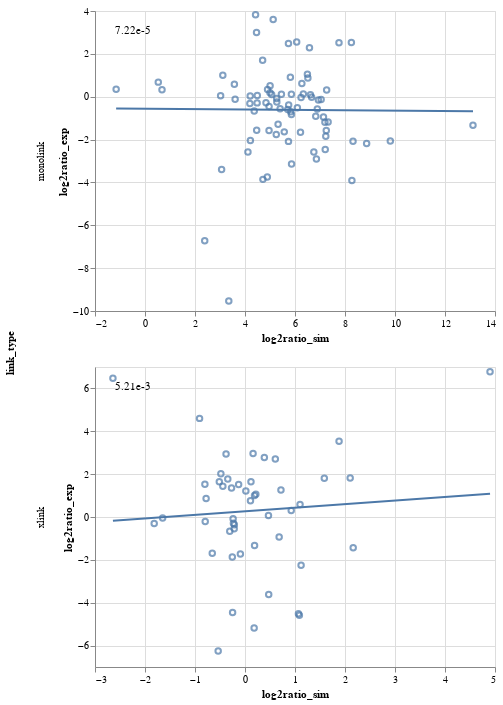

The code cell stored with this chart in its notebook:
### Code cell
fil_mono = ((dfm['link_type'] == 'monolink') & ((dfm['log2ratio_sim'] > 0.5) | (dfm['log2ratio_sim'] < -0.5))) 
fil_xl = (dfm['link_type'] == 'xlink')
c = alt.Chart(dfm[fil_mono | fil_xl]).mark_point().encode(
    x='log2ratio_sim',
    y=alt.Y('log2ratio_exp'),
)
regression = c.transform_regression('log2ratio_sim', 'log2ratio_exp').mark_line()
params = c.transform_regression(
    'log2ratio_sim', 'log2ratio_exp', params=True
).mark_text(align='left').encode(
    x=alt.value(20),  # pixels from left
    y=alt.value(20),  # pixels from top
    text=alt.Text('rSquared:N', format='.2e')
)
c += regression + params
c.facet(
    row='link_type'
).resolve_scale(x='independent', y='independent')

### Figure 1 — Vega-Lite specification as saved in the notebook (floating-point values rounded to 4 significant figures)
{"config": {"view": {"continuousWidth": 400, "continuousHeight": 300}}, "data": {"name": "data-3705ea9d16cd0f500dc296e505408fd3"}, "facet": {"row": {"type": "nominal", "field": "link_type"}}, "spec": {"layer": [{"mark": "point", "encoding": {"x": {"type": "quantitative", "field": "log2ratio_sim"}, "y": {"type": "quantitative", "field": "log2ratio_exp"}}}, {"layer": [{"mark": "line", "encoding": {"x": {"type": "quantitative", "field": "log2ratio_sim"}, "y": {"type": "quantitative", "field": "log2ratio_exp"}}, "transform": [{"on": "log2ratio_sim", "regression": "log2ratio_exp"}]}, {"mark": {"type": "text", "align": "left"}, "encoding": {"text": {"type": "nominal", "field": "rSquared", "format": ".2e"}, "x": {"value": 20}, "y": {"value": 20}}, "transform": [{"on": "log2ratio_sim", "regression": "log2ratio_exp", "params": true}]}]}]}, "resolve": {"scale": {"x": "independent", "y": "independent"}}, "$schema": "https://vega.github.io/schema/vega-lite/v4.8.1.json", "datasets": {"data-3705ea9d16cd0f500dc296e505408fd3": [{"uID": "sp|P01024|CO3_HUMAN:65", "log2ratio_sim": 0.6802, "log2ratio_exp": 0.321, "link_type": "monolink"}, {"uID": "sp|P01024|CO3_HUMAN:66", "log2ratio_sim": -1.154, "log2ratio_exp": 0.3484, "link_type": "monolink"}, {"uID": "sp|P01024|CO3_HUMAN:155", "log2ratio_sim": 5.405, "log2ratio_exp": -0.5577, "link_type": "monolink"}, {"uID": "sp|P01024|CO3_HUMAN:176", "log2ratio_sim": 4.717, "log2ratio_exp": -3.857, "link_type": "monolink"}, {"uID": "sp|P01024|CO3_HUMAN:205", "log2ratio_sim": 7.139, "log2ratio_exp": -0.9415, "link_type": "monolink"}, {"uID": "sp|P01024|CO3_HUMAN:249", "log2ratio_sim": 5.269, "log2ratio_exp": -0.08493, "link_type": "monolink"}, {"uID": "sp|P01024|CO3_HUMAN:322", "log2ratio_sim": 6.619, "log2ratio_exp": 0.09514, "link_type": "monolink"}, {"uID": "sp|P01024|CO3_HUMAN:359", "log2ratio_sim": 4.37, "log2ratio_exp": -0.6632, "link_type": "monolink"}, {"uID": "sp|P01024|CO3_HUMAN:362", "log2ratio_sim": 5.324, "log2ratio_exp": -1.282, "link_type": "monolink"}, {"uID": "sp|P01024|CO3_HUMAN:365", "log2ratio_sim": 13.12, "log2ratio_exp": -1.329, "link_type": "monolink"}, {"uID": "sp|P01024|CO3_HUMAN:408", "log2ratio_sim": 3.025, "log2ratio_exp": 0.04208, "link_type": "monolink"}, {"uID": "sp|P01024|CO3_HUMAN:418", "log2ratio_sim": 4.84, "log2ratio_exp": -0.2804, "link_type": "monolink"}, {"uID": "sp|P01024|CO3_HUMAN:427", "log2ratio_sim": 3.113, "log2ratio_exp": 1.005, "link_type": "monolink"}, {"uID": "sp|P01024|CO3_HUMAN:428", "log2ratio_sim": 3.575, "log2ratio_exp": 0.5817, "link_type": "monolink"}, {"uID": "sp|P01024|CO3_HUMAN:486", "log2ratio_sim": 0.5314, "log2ratio_exp": 0.6807, "link_type": "monolink"}, {"uID": "sp|P01024|CO3_HUMAN:497", "log2ratio_sim": 8.865, "log2ratio_exp": -2.18, "link_type": "monolink"}, {"uID": "sp|P01024|CO3_HUMAN:556", "log2ratio_sim": 4.903, "log2ratio_exp": 0.3367, "link_type": "monolink"}, {"uID": "sp|P01024|CO3_HUMAN:566", "log2ratio_sim": 4.892, "log2ratio_exp": -3.742, "link_type": "monolink"}, {"uID": "sp|P01024|CO3_HUMAN:584", "log2ratio_sim": 5.272, "log2ratio_exp": -0.2416, "link_type": "monolink"}, {"uID": "sp|P01024|CO3_HUMAN:600", "log2ratio_sim": 7.759, "log2ratio_exp": 2.519, "link_type": "monolink"}, {"uID": "sp|P01024|CO3_HUMAN:607", "log2ratio_sim": 5.738, "log2ratio_exp": 2.486, "link_type": "monolink"}, {"uID": "sp|P01024|CO3_HUMAN:608", "log2ratio_sim": 6.067, "log2ratio_exp": 2.553, "link_type": "monolink"}, {"uID": "sp|P01024|CO3_HUMAN:615", "log2ratio_sim": 5.127, "log2ratio_exp": 3.605, "link_type": "monolink"}, {"uID": "sp|P01024|CO3_HUMAN:622", "log2ratio_sim": 3.605, "log2ratio_exp": -0.1221, "link_type": "monolink"}, {"uID": "sp|P01024|CO3_HUMAN:633", "log2ratio_sim": 4.216, "log2ratio_exp": -2.043, "link_type": "monolink"}, {"uID": "sp|P01024|CO3_HUMAN:779", "log2ratio_sim": 5.001, "log2ratio_exp": 0.181, "link_type": "monolink"}, {"uID": "sp|P01024|CO3_HUMAN:783", "log2ratio_sim": 5.066, "log2ratio_exp": 0.09857, "link_type": "monolink"}, {"uID": "sp|P01024|CO3_HUMAN:789", "log2ratio_sim": 6.333, "log2ratio_exp": 0.1244, "link_type": "monolink"}, {"uID": "sp|P01024|CO3_HUMAN:796", "log2ratio_sim": 4.462, "log2ratio_exp": 2.993, "link_type": "monolink"}, {"uID": "sp|P01024|CO3_HUMAN:812", "log2ratio_sim": 5.457, "log2ratio_exp": 0.1198, "link_type": "monolink"}, {"uID": "sp|P01024|CO3_HUMAN:813", "log2ratio_sim": 5.71, "log2ratio_exp": -0.5986, "link_type": "monolink"}, {"uID": "sp|P01024|CO3_HUMAN:861", "log2ratio_sim": 4.963, "log2ratio_exp": -0.4521, "link_type": "monolink"}, {"uID": "sp|P01024|CO3_HUMAN:879", "log2ratio_sim": 3.065, "log2ratio_exp": -3.397, "link_type": "monolink"}, {"uID": "sp|P01024|CO3_HUMAN:891", "log2ratio_sim": 5.816, "log2ratio_exp": 0.9089, "link_type": "monolink"}, {"uID": "sp|P01024|CO3_HUMAN:904", "log2ratio_sim": 4.423, "log2ratio_exp": 3.825, "link_type": "monolink"}, {"uID": "sp|P01024|CO3_HUMAN:913", "log2ratio_sim": 6.857, "log2ratio_exp": -2.912, "link_type": "monolink"}, {"uID": "sp|P01024|CO3_HUMAN:927", "log2ratio_sim": 4.208, "log2ratio_exp": 0.03513, "link_type": "monolink"}, {"uID": "sp|P01024|CO3_HUMAN:930", "log2ratio_sim": 4.492, "log2ratio_exp": 0.05573, "link_type": "monolink"}, {"uID": "sp|P01024|CO3_HUMAN:959", "log2ratio_sim": 6.496, "log2ratio_exp": 1.052, "link_type": "monolink"}, {"uID": "sp|P01024|CO3_HUMAN:1036", "log2ratio_sim": 3.352, "log2ratio_exp": -9.538, "link_type": "monolink"}, {"uID": "sp|P01024|CO3_HUMAN:1050", "log2ratio_sim": 2.389, "log2ratio_exp": -6.726, "link_type": "monolink"}, {"uID": "sp|P01024|CO3_HUMAN:1071", "log2ratio_sim": 8.255, "log2ratio_exp": 2.525, "link_type": "monolink"}, {"uID": "sp|P01024|CO3_HUMAN:1111", "log2ratio_sim": 8.276, "log2ratio_exp": -3.912, "link_type": "monolink"}, {"uID": "sp|P01024|CO3_HUMAN:1113", "log2ratio_sim": 5.832, "log2ratio_exp": -0.7034, "link_type": "monolink"}, {"uID": "sp|P01024|CO3_HUMAN:1139", "log2ratio_sim": 6.275, "log2ratio_exp": 0.6179, "link_type": "monolink"}, {"uID": "sp|P01024|CO3_HUMAN:1171", "log2ratio_sim": 6.095, "log2ratio_exp": -0.5165, "link_type": "monolink"}, {"uID": "sp|P01024|CO3_HUMAN:1203", "log2ratio_sim": 4.705, "log2ratio_exp": 1.699, "link_type": "monolink"}, {"uID": "sp|P01024|CO3_HUMAN:1209", "log2ratio_sim": 7.251, "log2ratio_exp": -1.579, "link_type": "monolink"}, {"uID": "sp|P01024|CO3_HUMAN:1215", "log2ratio_sim": 6.666, "log2ratio_exp": -0.02209, "link_type": "monolink"}, {"uID": "sp|P01024|CO3_HUMAN:1217", "log2ratio_sim": 6.754, "log2ratio_exp": -2.584, "link_type": "monolink"}, {"uID": "sp|P01024|CO3_HUMAN:1225", "log2ratio_sim": 6.579, "log2ratio_exp": 2.28, "link_type": "monolink"}, {"uID": "sp|P01024|CO3_HUMAN:1325", "log2ratio_sim": 5.747, "log2ratio_exp": -0.3876, "link_type": "monolink"}, {"uID": "sp|P01024|CO3_HUMAN:1337", "log2ratio_sim": 6.936, "log2ratio_exp": -0.151, "link_type": "monolink"}, {"uID": "sp|P01024|CO3_HUMAN:1351", "log2ratio_sim": 5.739, "log2ratio_exp": -2.084, "link_type": "monolink"}, {"uID": "sp|P01024|CO3_HUMAN:1353", "log2ratio_sim": 4.468, "log2ratio_exp": -1.57, "link_type": "monolink"}, {"uID": "sp|P01024|CO3_HUMAN:1360", "log2ratio_sim": 6.83, "log2ratio_exp": -0.9064, "link_type": "monolink"}, {"uID": "sp|P01024|CO3_HUMAN:1364", "log2ratio_sim": 4.118, "log2ratio_exp": -2.579, "link_type": "monolink"}, {"uID": "sp|P01024|CO3_HUMAN:1368", "log2ratio_sim": 5.571, "log2ratio_exp": -1.641, "link_type": "monolink"}, {"uID": "sp|P01024|CO3_HUMAN:1375", "log2ratio_sim": 9.813, "log2ratio_exp": -2.069, "link_type": "monolink"}, {"uID": "sp|P01024|CO3_HUMAN:1381", "log2ratio_sim": 5.003, "log2ratio_exp": 0.5112, "link_type": "monolink"}, {"uID": "sp|P01024|CO3_HUMAN:1419", "log2ratio_sim": 5.863, "log2ratio_exp": -3.142, "link_type": "monolink"}, {"uID": "sp|P01024|CO3_HUMAN:1436", "log2ratio_sim": 7.324, "log2ratio_exp": -1.181, "link_type": "monolink"}, {"uID": "sp|P01024|CO3_HUMAN:1450", "log2ratio_sim": 7.266, "log2ratio_exp": 0.3092, "link_type": "monolink"}, {"uID": "sp|P01024|CO3_HUMAN:1462", "log2ratio_sim": 6.516, "log2ratio_exp": 0.8706, "link_type": "monolink"}, {"uID": "sp|P01024|CO3_HUMAN:1478", "log2ratio_sim": 5.251, "log2ratio_exp": -1.763, "link_type": "monolink"}, {"uID": "sp|P01024|CO3_HUMAN:1497", "log2ratio_sim": 8.321, "log2ratio_exp": -2.083, "link_type": "monolink"}, {"uID": "sp|P01024|CO3_HUMAN:1501", "log2ratio_sim": 7.232, "log2ratio_exp": -1.845, "link_type": "monolink"}, {"uID": "sp|P01024|CO3_HUMAN:1504", "log2ratio_sim": 7.21, "log2ratio_exp": -2.459, "link_type": "monolink"}, {"uID": "sp|P01024|CO3_HUMAN:1522", "log2ratio_sim": 4.485, "log2ratio_exp": -0.2875, "link_type": "monolink"}, {"uID": "sp|P01024|CO3_HUMAN:1526", "log2ratio_sim": 4.962, "log2ratio_exp": -1.581, "link_type": "monolink"}, {"uID": "sp|P01024|CO3_HUMAN:1535", "log2ratio_sim": 6.22, "log2ratio_exp": -1.661, "link_type": "monolink"}, {"uID": "sp|P01024|CO3_HUMAN:1546", "log2ratio_sim": 7.045, "log2ratio_exp": -0.1288, "link_type": "monolink"}, {"uID": "sp|P01024|CO3_HUMAN:1551", "log2ratio_sim": 7.197, "log2ratio_exp": -1.188, "link_type": "monolink"}, {"uID": "sp|P01024|CO3_HUMAN:1570", "log2ratio_sim": 5.856, "log2ratio_exp": -0.8298, "link_type": "monolink"}, {"uID": "sp|P01024|CO3_HUMAN:1595", "log2ratio_sim": 4.195, "log2ratio_exp": -0.3188, "link_type": "monolink"}, {"uID": "sp|P01024|CO3_HUMAN:1599", "log2ratio_sim": 5.856, "log2ratio_exp": 0.1186, "link_type": "monolink"}, {"uID": "sp|P01024|CO3_HUMAN:1600", "log2ratio_sim": 6.242, "log2ratio_exp": -0.03575, "link_type": "monolink"}, {"uID": "sp|P01024|CO3_HUMAN:1615", "log2ratio_sim": 6.893, "log2ratio_exp": -0.5724, "link_type": "monolink"}, {"uID": "sp|P01024|CO3_HUMAN:155:x:sp|P01024|CO3_HUMAN:502", "log2ratio_sim": -0.2376, "log2ratio_exp": -0.08549, "link_type": "xlink"}, {"uID": "sp|P01024|CO3_HUMAN:155:x:sp|P01024|CO3_HUMAN:812", "log2ratio_sim": -1.647, "log2ratio_exp": -0.04325, "link_type": "xlink"}, {"uID": "sp|P01024|CO3_HUMAN:155:x:sp|P01024|CO3_HUMAN:813", "log2ratio_sim": -0.2313, "log2ratio_exp": -0.2941, "link_type": "xlink"}, {"uID": "sp|P01024|CO3_HUMAN:249:x:sp|P01024|CO3_HUMAN:289", "log2ratio_sim": -0.4825, "log2ratio_exp": 2.022, "link_type": "xlink"}, {"uID": "sp|P01024|CO3_HUMAN:249:x:sp|P01024|CO3_HUMAN:305", "log2ratio_sim": 0.1909, "log2ratio_exp": 0.9989, "link_type": "xlink"}, {"uID": "sp|P01024|CO3_HUMAN:249:x:sp|P01024|CO3_HUMAN:428", "log2ratio_sim": 0.1914, "log2ratio_exp": -1.332, "link_type": "xlink"}, {"uID": "sp|P01024|CO3_HUMAN:263:x:sp|P01024|CO3_HUMAN:891", "log2ratio_sim": 2.104, "log2ratio_exp": 1.823, "link_type": "xlink"}, {"uID": "sp|P01024|CO3_HUMAN:264:x:sp|P01024|CO3_HUMAN:891", "log2ratio_sim": 0.4742, "log2ratio_exp": -3.617, "link_type": "xlink"}, {"uID": "sp|P01024|CO3_HUMAN:289:x:sp|P01024|CO3_HUMAN:305", "log2ratio_sim": -0.2131, "log2ratio_exp": -0.3593, "link_type": "xlink"}, {"uID": "sp|P01024|CO3_HUMAN:359:x:sp|P01024|CO3_HUMAN:556", "log2ratio_sim": 0.7192, "log2ratio_exp": 1.263, "link_type": "xlink"}, {"uID": "sp|P01024|CO3_HUMAN:418:x:sp|P01024|CO3_HUMAN:633", "log2ratio_sim": -1.816, "log2ratio_exp": -0.3042, "link_type": "xlink"}, {"uID": "sp|P01024|CO3_HUMAN:497:x:sp|P01024|CO3_HUMAN:502", "log2ratio_sim": 1.122, "log2ratio_exp": -2.25, "link_type": "xlink"}, {"uID": "sp|P01024|CO3_HUMAN:566:x:sp|P01024|CO3_HUMAN:584", "log2ratio_sim": -0.802, "log2ratio_exp": 1.53, "link_type": "xlink"}, {"uID": "sp|P01024|CO3_HUMAN:600:x:sp|P01024|CO3_HUMAN:608", "log2ratio_sim": -0.09221, "log2ratio_exp": -1.732, "link_type": "xlink"}, {"uID": "sp|P01024|CO3_HUMAN:600:x:sp|P01024|CO3_HUMAN:610", "log2ratio_sim": -0.2537, "log2ratio_exp": -1.871, "link_type": "xlink"}, {"uID": "sp|P01024|CO3_HUMAN:607:x:sp|P01024|CO3_HUMAN:610", "log2ratio_sim": 0.6832, "log2ratio_exp": -0.9376, "link_type": "xlink"}, {"uID": "sp|P01024|CO3_HUMAN:1041:x:sp|P01024|CO3_HUMAN:1051", "log2ratio_sim": 0.2169, "log2ratio_exp": 1.058, "link_type": "xlink"}, {"uID": "sp|P01024|CO3_HUMAN:1113:x:sp|P01024|CO3_HUMAN:1139", "log2ratio_sim": 0.387, "log2ratio_exp": 2.779, "link_type": "xlink"}, {"uID": "sp|P01024|CO3_HUMAN:1113:x:sp|P01024|CO3_HUMAN:1171", "log2ratio_sim": -0.7955, "log2ratio_exp": -0.2101, "link_type": "xlink"}, {"uID": "sp|P01024|CO3_HUMAN:1203:x:sp|P01024|CO3_HUMAN:1215", "log2ratio_sim": -0.3046, "log2ratio_exp": -0.6675, "link_type": "xlink"}, {"uID": "sp|P01024|CO3_HUMAN:1203:x:sp|P01024|CO3_HUMAN:1244", "log2ratio_sim": -0.5364, "log2ratio_exp": -6.258, "link_type": "xlink"}, {"uID": "sp|P01024|CO3_HUMAN:1306:x:sp|P01024|CO3_HUMAN:1325", "log2ratio_sim": 0.1616, "log2ratio_exp": 2.96, "link_type": "xlink"}, {"uID": "sp|P01024|CO3_HUMAN:1364:x:sp|P01024|CO3_HUMAN:1497", "log2ratio_sim": -0.5137, "log2ratio_exp": 1.643, "link_type": "xlink"}, {"uID": "sp|P01024|CO3_HUMAN:1364:x:sp|P01024|CO3_HUMAN:1501", "log2ratio_sim": -0.3442, "log2ratio_exp": 1.77, "link_type": "xlink"}, {"uID": "sp|P01024|CO3_HUMAN:1368:x:sp|P01024|CO3_HUMAN:1381", "log2ratio_sim": 0.1094, "log2ratio_exp": 0.7558, "link_type": "xlink"}, {"uID": "sp|P01024|CO3_HUMAN:1368:x:sp|P01024|CO3_HUMAN:1497", "log2ratio_sim": 0.1828, "log2ratio_exp": -5.178, "link_type": "xlink"}, {"uID": "sp|P01024|CO3_HUMAN:1368:x:sp|P01024|CO3_HUMAN:1501", "log2ratio_sim": 1.069, "log2ratio_exp": -4.519, "link_type": "xlink"}, {"uID": "sp|P01024|CO3_HUMAN:1497:x:sp|P01024|CO3_HUMAN:1504", "log2ratio_sim": -0.1274, "log2ratio_exp": 1.517, "link_type": "xlink"}, {"uID": "sp|P01024|CO3_HUMAN:1497:x:sp|P01024|CO3_HUMAN:1589", "log2ratio_sim": -2.641, "log2ratio_exp": 6.476, "link_type": "xlink"}, {"uID": "sp|P01024|CO3_HUMAN:1497:x:sp|P01024|CO3_HUMAN:1595", "log2ratio_sim": -0.248, "log2ratio_exp": -4.457, "link_type": "xlink"}, {"uID": "sp|P01024|CO3_HUMAN:1501:x:sp|P01024|CO3_HUMAN:1589", "log2ratio_sim": 4.901, "log2ratio_exp": 6.774, "link_type": "xlink"}, {"uID": "sp|P01024|CO3_HUMAN:1501:x:sp|P01024|CO3_HUMAN:1595", "log2ratio_sim": 1.087, "log2ratio_exp": -4.587, "link_type": "xlink"}, {"uID": "sp|P01024|CO3_HUMAN:1522:x:sp|P01024|CO3_HUMAN:1535", "log2ratio_sim": 1.586, "log2ratio_exp": 1.812, "link_type": "xlink"}, {"uID": "sp|P01024|CO3_HUMAN:1522:x:sp|P01024|CO3_HUMAN:1589", "log2ratio_sim": 1.881, "log2ratio_exp": 3.54, "link_type": "xlink"}, {"uID": "sp|P01024|CO3_HUMAN:1522:x:sp|P01024|CO3_HUMAN:1595", "log2ratio_sim": 0.6066, "log2ratio_exp": 2.702, "link_type": "xlink"}, {"uID": "sp|P01024|CO3_HUMAN:1526:x:sp|P01024|CO3_HUMAN:1535", "log2ratio_sim": -0.7779, "log2ratio_exp": 0.8588, "link_type": "xlink"}, {"uID": "sp|P01024|CO3_HUMAN:1526:x:sp|P01024|CO3_HUMAN:1595", "log2ratio_sim": -0.4429, "log2ratio_exp": 1.434, "link_type": "xlink"}, {"uID": "sp|P01024|CO3_HUMAN:1546:x:sp|P01024|CO3_HUMAN:1599", "log2ratio_sim": 0.9244, "log2ratio_exp": 0.3083, "link_type": "xlink"}, {"uID": "sp|P01024|CO3_HUMAN:1551:x:sp|P01024|CO3_HUMAN:1595", "log2ratio_sim": 0.01678, "log2ratio_exp": 1.213, "link_type": "xlink"}, {"uID": "sp|P01024|CO3_HUMAN:1551:x:sp|P01024|CO3_HUMAN:1599", "log2ratio_sim": 1.101, "log2ratio_exp": 0.5872, "link_type": "xlink"}, {"uID": "sp|P01024|CO3_HUMAN:1589:x:sp|P01024|CO3_HUMAN:1595", "log2ratio_sim": 2.164, "log2ratio_exp": -1.436, "link_type": "xlink"}, {"uID": "sp|P01024|CO3_HUMAN:104:x:sp|P01024|CO3_HUMAN:66", "log2ratio_sim": -0.6547, "log2ratio_exp": -1.696, "link_type": "xlink"}, {"uID": "sp|P01024|CO3_HUMAN:1522:x:sp|P01024|CO3_HUMAN:879", "log2ratio_sim": 0.4693, "log2ratio_exp": 0.06909, "link_type": "xlink"}, {"uID": "sp|P01024|CO3_HUMAN:1526:x:sp|P01024|CO3_HUMAN:879", "log2ratio_sim": -0.2162, "log2ratio_exp": -0.5439, "link_type": "xlink"}, {"uID": "sp|P01024|CO3_HUMAN:1535:x:sp|P01024|CO3_HUMAN:879", "log2ratio_sim": -0.3788, "log2ratio_exp": 2.935, "link_type": "xlink"}, {"uID": "sp|P01024|CO3_HUMAN:1589:x:sp|P01024|CO3_HUMAN:904", "log2ratio_sim": -0.909, "log2ratio_exp": 4.602, "link_type": "xlink"}, {"uID": "sp|P01024|CO3_HUMAN:1325:x:sp|P01024|CO3_HUMAN:930", "log2ratio_sim": 0.1195, "log2ratio_exp": 1.646, "link_type": "xlink"}, {"uID": "sp|P01024|CO3_HUMAN:1306:x:sp|P01024|CO3_HUMAN:959", "log2ratio_sim": -0.269, "log2ratio_exp": 1.356, "link_type": "xlink"}]}}
